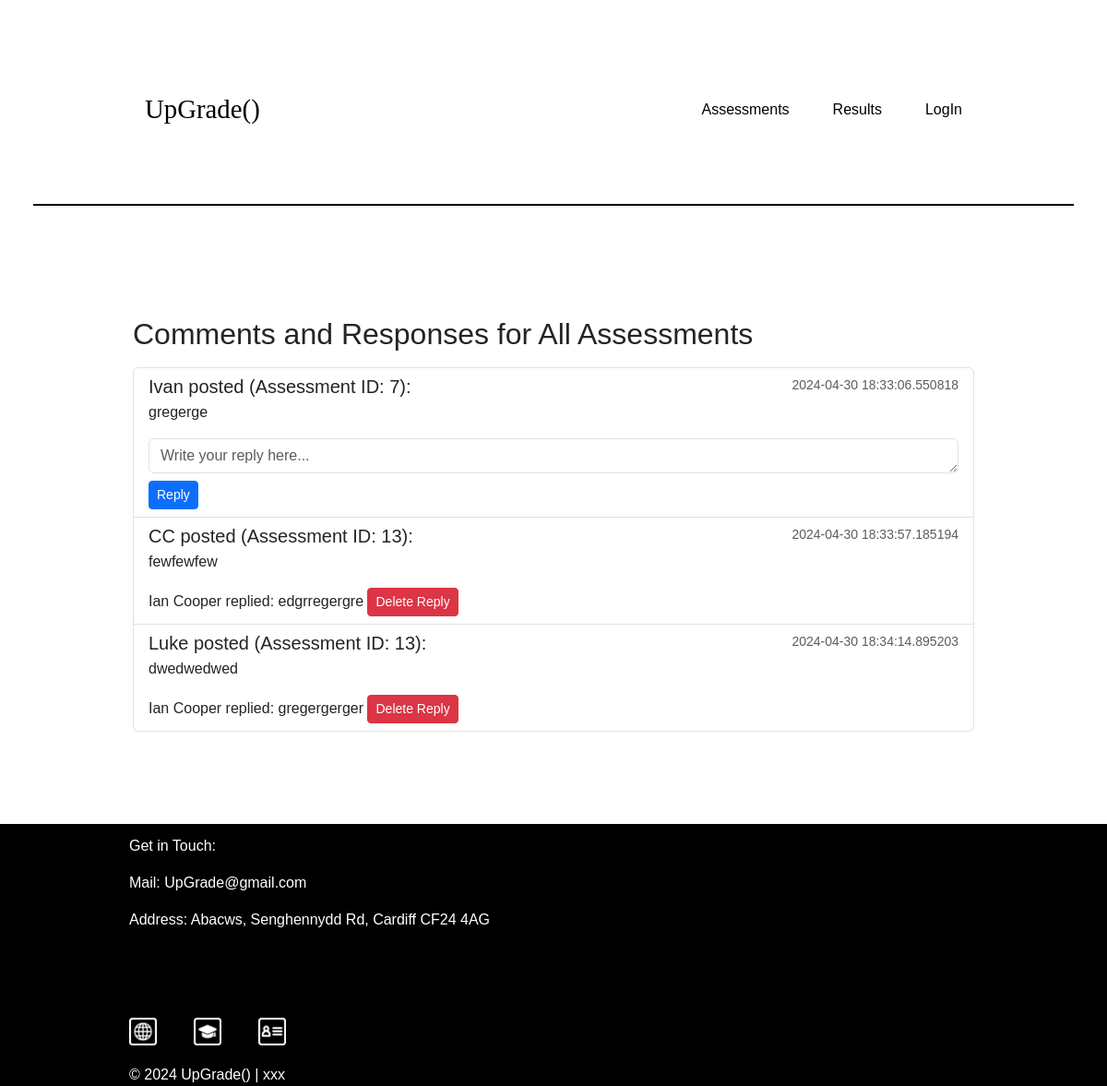
The app's page /responses, older data.
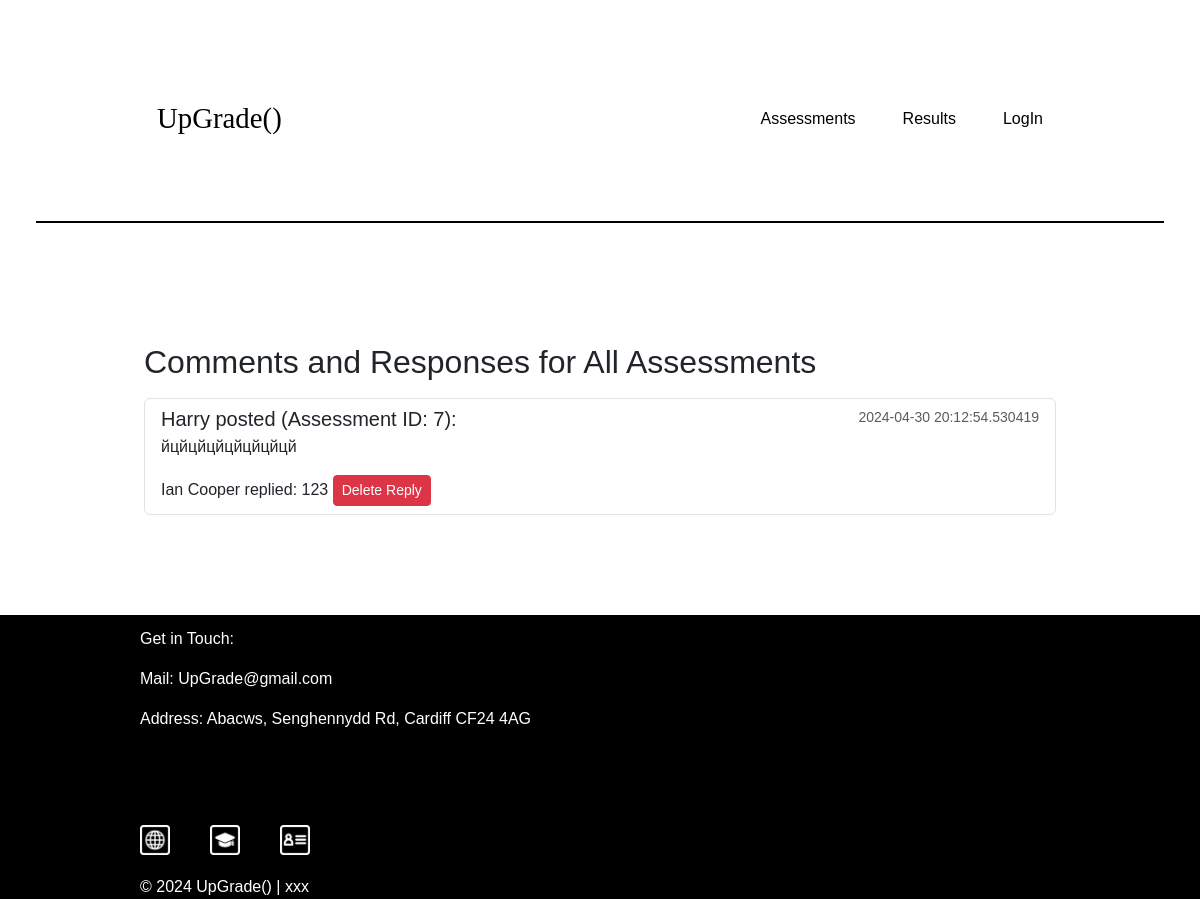
The same page, newer data.
### tables this page shows
CREATE TABLE posts
                        (id INTEGER PRIMARY KEY,
                         username TEXT,
                         assessment_id INTEGER, 
                         comment_text TEXT,
                         time_posted DATETIME, 
                        reply TEXT);

### app.py (the view, shortened to what this page needs)
@app.route('/responses', methods=['GET', 'POST'])
def handle_responses():
    with sqlite3.connect(DATABASE) as conn:
        cursor = conn.cursor()
        cursor.execute('SELECT * FROM posts ORDER BY assessment_id')
        comments = cursor.fetchall()
    print(comments)
    return render_template('questions.html', comments=comments)

### templates/questions.html (shortened to what this page needs)
{% extends '0_basic.html' %}
{% block content %}
<div class="container mt-4">
    <h2>Comments and Responses for All Assessments</h2>
    <div class="list-group">
        {% for comment in comments %}
        <div class="list-group-item list-group-item-action">
            <div class="d-flex w-100 justify-content-between">
                <h5 class="mb-1">{{ comment[1] }} posted (Assessment ID: {{ comment[2] }}):</h5>
                <small class="text-muted">{{ comment[4] }}</small>
            </div>
            <p>{{ comment[3] }}</p>
            <div id="reply-section-{{ comment[0] }}">
                {% if comment[5] %}
                <div>{{ comment[5] }}
                    <form method="post" style="display: inline;" onsubmit="deleteReply(event, {{ comment[0] }})">
                        <button type="submit" class="btn btn-danger btn-sm">Delete Reply</button>
                    </form>
                </div>
                {% else %}
                <form method="post" onsubmit="postReply(event, {{ comment[0] }})">
                    <textarea name="reply" class="form-control mt-2" rows="1" placeholder="Write your reply here..."></textarea>
                    <button type="submit" class="btn btn-primary btn-sm mt-2">Reply</button>
                </form>
                {% endif %}
            </div>
        </div>
        {% endfor %}
    </div>
</div>
{% endblock %}

### templates/0_basic.html (shortened to what this page needs)
<!DOCTYPE html>
<html lang="en">
  <head>
    <link rel="stylesheet" href="{{ url_for('static', filename='style_a.css') }}">
    <link href="https://cdn.jsdelivr.net/npm/bootstrap@5.3.3/dist/css/bootstrap.min.css" rel="stylesheet">
  </head>
  <body>
    <div class="header-plus">
      <header class="header">
        <nav class="header-left">
          <a href="/home" class="header-about">UpGrade()</a>
        </nav>
        <nav class="header-right">
          <div class="header-right-options">
            <div class="header-dropdown">
              <a class="header-dropoption">Assessments</a>
            </div>
          </div>
          <div class="header-right-options">
            {% if current_user.role == "lecturer" %}
            <a href="/results" class="header-option">Results</a>
            {% else %}
            <a href="/student_results" class="header-option">Results</a>
            {% endif %}
          </div>
          {% if not current_user.is_authenticated %}
            <div class="header-right-signout">
              <a href="/login" class="header-login">LogIn</a>
            </div>
          {% endif %}
        </nav>
      </header>
    </div>
    <main>
        <div class="container">
            {% block content %}{% endblock %}
        </div>
    </main>
    <footer class="footer">
      <div class="footer-main">
        <div class="footer-mail">
          <p>Get in Touch:</p>
          <p>Mail: UpGrade@gmail.com</p>
          <p>Address: Abacws, Senghennydd Rd, Cardiff CF24 4AG</p>
        </div>
        <div class="footer-logos">
          <a href="https://intranet.cardiff.ac.uk/"><img src="{{ url_for('static', filename='img/0_footer/1-intranet.png') }}"/></a>
          <a href="https://learningcentral.cf.ac.uk/"><img src="{{ url_for('static', filename='img/0_footer/2-learning-central.png') }}"/></a>
          <a href="https://sims.cf.ac.uk/"><img src="{{ url_for('static', filename='img/0_footer/3-sims.png') }}"/></a>
        </div>
      </div>
      <div class="footer-footer">© 2024 UpGrade() | xxx</div>
    </footer>
  </body>
</html>

### static/style_a.css (style rules this page uses)
* { font-family: Arial, Helvetica, sans-serif; box-sizing: border-box; margin: 0; padding: 0; list-style: none; }
body { line-height: 1.5; font-size: 1.15rem; }
.header { display: flex; justify-content: space-between; align-items: center; border-bottom: 2px solid black; margin: 2vh 3vw; padding: 10vh 10vw; }
.header-left, .header-right { flex: 1; display: flex; align-items: center; gap: 30px; }
.header-right-signout { display: flex; gap: 30px; }
.header-left { justify-content: flex-start; }
.header-right { justify-content: flex-end; }
.header-left a { margin-right: 10px; text-decoration: none; padding:1px; font-family: 'Newsreader'; font-size: 1.8rem; color:#000000; }
.header-right div a { margin-left: 15px; text-decoration: none; padding:1px; color: black; }
.header-dropdown { position: relative; display: inline-block; }
main { padding: 10vh 10vw; margin: auto; }
.footer { width: 100vw; background-color: black; color: white; padding: 0 10vw; }
.footer-main { position: relative; height: 30vh; margin: 20px; }
.footer-mail { padding-top: 1.5vh; }
.footer-mail p { color: white; }
.footer-footer { color: white; font-size: 1rem; margin: 0 20px; }
.footer-logos { position: absolute; bottom: 0; display: flex; gap: 40px; }
.footer-logos a img { width: 30px; }

Row changes from the older to the newer data that the page shows:
removed posts: username "Ivan", assessment "7", time_posted "2024-04-30 18:33:06.550818", comment_text "gregerge"
removed posts: username "CC", assessment "13", time_posted "2024-04-30 18:33:57.185194", comment_text "fewfewfew", reply "Ian Cooper replied: edgrregergre"
removed posts: username "Luke", assessment "13", time_posted "2024-04-30 18:34:14.895203", comment_text "dwedwedwed", reply "Ian Cooper replied: gregergerger"
added posts: username "Harry", assessment "7", time_posted "2024-04-30 20:12:54.530419", comment_text "йцйцйцйцйцйцйцй", reply "Ian Cooper replied: 123"
